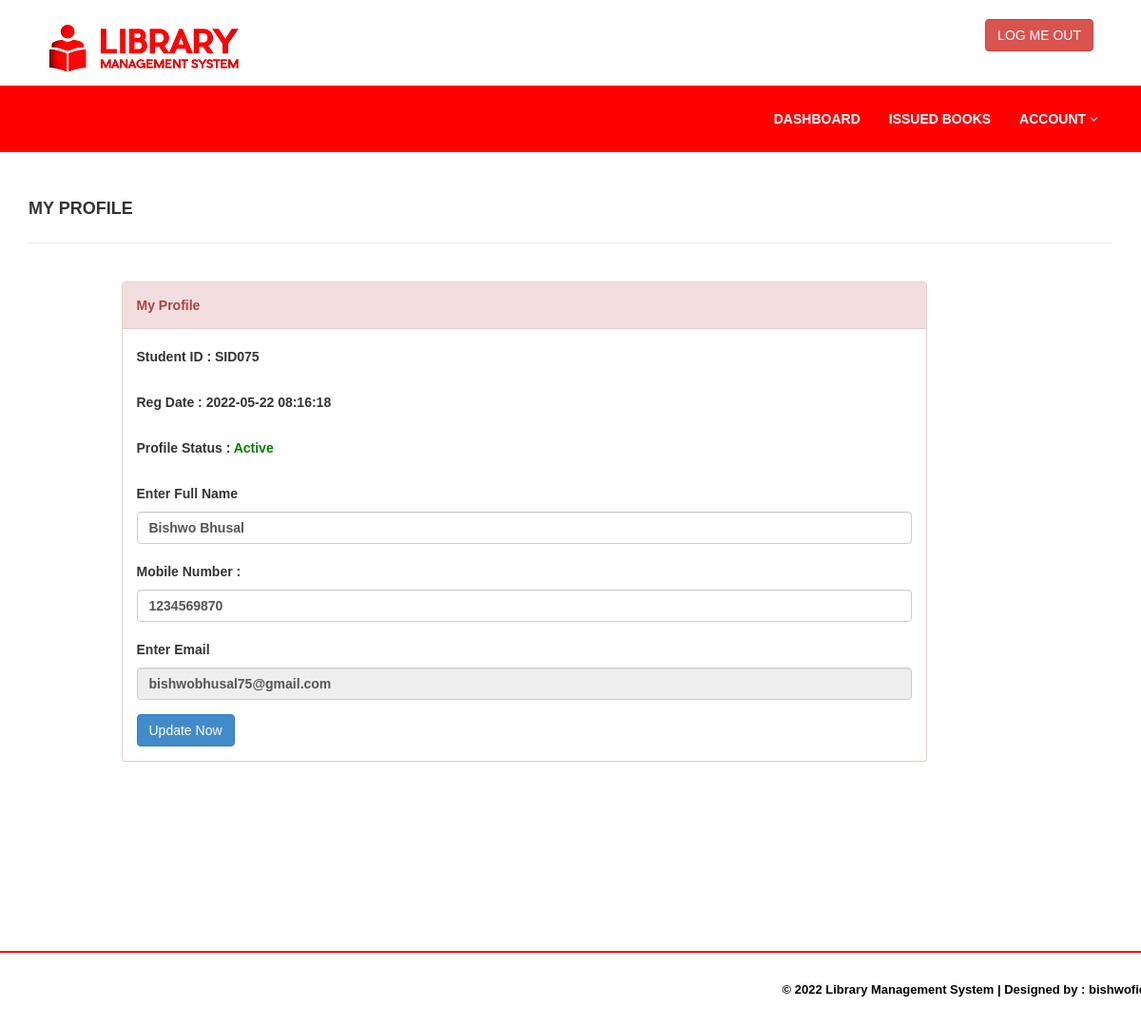
Screenshot of /my-profile.php (signed in) with the database file from the repository.
### tables this page shows
CREATE TABLE `tblstudents` (
  `id` int(11) NOT NULL,
  `StudentId` varchar(100) DEFAULT NULL,
  `FullName` varchar(120) DEFAULT NULL,
  `EmailId` varchar(120) DEFAULT NULL,
  `MobileNumber` char(11) DEFAULT NULL,
  `Password` varchar(120) DEFAULT NULL,
  `Status` int(1) DEFAULT NULL,
  `RegDate` timestamp NULL DEFAULT current_timestamp(),
  `UpdationDate` timestamp NULL DEFAULT NULL ON UPDATE current_timestamp()
);

### my-profile.php (the view, shortened to what this page needs)
<?php
include('includes/config.php');
if(strlen($_SESSION['login'])==0)
    {
header('location:index.php');
}
else{
?>
<!DOCTYPE html>
<html xmlns="http://www.w3.org/1999/xhtml">
<head>
    <link href="assets/css/bootstrap.css" rel="stylesheet" />
    <link href="assets/css/font-awesome.css" rel="stylesheet" />
    <link href="assets/css/style.css" rel="stylesheet" />
</head>
<body>
<?php include('includes/header.php');?>
    <div class="content-wrapper">
         <div class="container">
        <div class="row pad-botm">
            <div class="col-md-12">
                <h4 class="header-line">My Profile</h4>
                            </div>
        </div>
             <div class="row">
<div class="col-md-9 col-md-offset-1">
               <div class="panel panel-danger">
                        <div class="panel-heading">
                           My Profile
                        </div>
                        <div class="panel-body">
                            <form name="signup" method="post">
<?php
$sid=$_SESSION['stdid'];
$sql="SELECT StudentId,FullName,EmailId,MobileNumber,RegDate,UpdationDate,Status from  tblstudents  where StudentId=:sid ";
$query = $dbh -> prepare($sql);
$query-> bindParam(':sid', $sid, PDO::PARAM_STR);
$query->execute();
$results=$query->fetchAll(PDO::FETCH_OBJ);
if($query->rowCount() > 0)
{
foreach($results as $result)
{               ?>
<div class="form-group">
<label>Student ID : </label>
<?php echo htmlentities($result->StudentId);?>
</div>
<div class="form-group">
<label>Reg Date : </label>
<?php echo htmlentities($result->RegDate);?>
</div>
<div class="form-group">
<label>Profile Status : </label>
<?php if($result->Status==1){?>
<span style="color: green">Active</span>
<?php } else { ?>
<span style="color: red">Blocked</span>
<?php }?>
</div>
<div class="form-group">
<label>Enter Full Name</label>
<input class="form-control" type="text" name="fullanme" value="<?php echo htmlentities($result->FullName);?>" autocomplete="off" required />
</div>
<div class="form-group">
<label>Mobile Number :</label>
<input class="form-control" type="text" name="mobileno" maxlength="10" value="<?php echo htmlentities($result->MobileNumber);?>" autocomplete="off" required />
</div>
<div class="form-group">
<label>Enter Email</label>
<input class="form-control" type="email" name="email" id="emailid" value="<?php echo htmlentities($result->EmailId);?>"  autocomplete="off" required readonly />
</div>
<?php }} ?>
<button type="submit" name="update" class="btn btn-primary" id="submit">Update Now </button>
                                    </form>
                            </div>
                        </div>
                            </div>
        </div>
    </div>
    </div>
    <?php include('includes/footer.php');?>
</body>
</html>
<?php } ?>

### assets/css/style.css (style rules this page uses)
.content-wrapper { margin-top: 40px; min-height:800px; padding-bottom:90px; }
.header-line { font-weight:900; padding-bottom:25px; border-bottom:1px solid #EEEEEE; text-transform:uppercase; }
.pad-botm { padding-bottom:30px; }

### rows the page displays
tblstudents: StudentId "SID075", RegDate "2022-05-22 08:16:18", Status "Active", fullanme "Bishwo Bhusal", mobileno "1234569870", email "bishwobhusal75@gmail.com"
